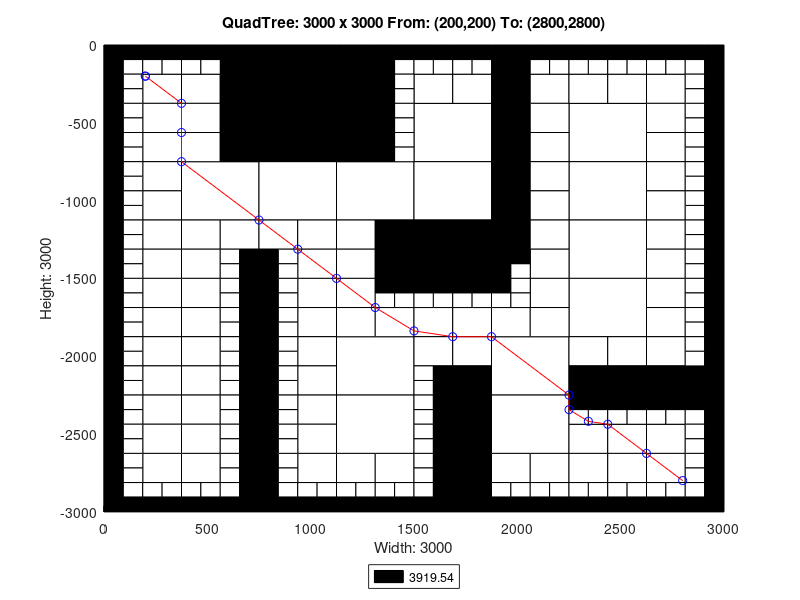

Recreate this plot in MATLAB.
axis([0 3000 -3000 0]);
title('QuadTree: 3000 x 3000 From: (200,200) To: (2800,2800)');
xlabel('Width: 3000');
ylabel('Height: 3000');
rectangle('Position',[750 -375 375 375], 'FaceColor',[0 0 0]);
rectangle('Position',[750 -750 375 375], 'FaceColor',[0 0 0]);
rectangle('Position',[375 -1125 375 375], 'FaceColor',[1 1 1]);
rectangle('Position',[750 -1125 375 375], 'FaceColor',[1 1 1]);
rectangle('Position',[1125 -1125 375 375], 'FaceColor',[1 1 1]);
rectangle('Position',[1500 -750 375 375], 'FaceColor',[1 1 1]);
rectangle('Position',[2250 -750 375 375], 'FaceColor',[1 1 1]);
rectangle('Position',[1500 -1125 375 375], 'FaceColor',[1 1 1]);
rectangle('Position',[1500 -1500 375 375], 'FaceColor',[0 0 0]);
rectangle('Position',[2250 -1125 375 375], 'FaceColor',[1 1 1]);
rectangle('Position',[2250 -1500 375 375], 'FaceColor',[1 1 1]);
rectangle('Position',[1125 -2250 375 375], 'FaceColor',[1 1 1]);
rectangle('Position',[1125 -2625 375 375], 'FaceColor',[1 1 1]);
rectangle('Position',[1875 -2250 375 375], 'FaceColor',[1 1 1]);
rectangle('Position',[2250 -1875 375 375], 'FaceColor',[1 1 1]);
rectangle('Position',[1875 -2625 375 375], 'FaceColor',[1 1 1]);
rectangle('Position',[187.5 -375 187.5 187.5], 'FaceColor',[1 1 1]);
rectangle('Position',[562.5 -187.5 187.5 187.5], 'FaceColor',[0 0 0]);
rectangle('Position',[375 -375 187.5 187.5], 'FaceColor',[1 1 1]);
rectangle('Position',[562.5 -375 187.5 187.5], 'FaceColor',[0 0 0]);
rectangle('Position',[187.5 -562.5 187.5 187.5], 'FaceColor',[1 1 1]);
rectangle('Position',[187.5 -750 187.5 187.5], 'FaceColor',[1 1 1]);
rectangle('Position',[375 -562.5 187.5 187.5], 'FaceColor',[1 1 1]);
rectangle('Position',[562.5 -562.5 187.5 187.5], 'FaceColor',[0 0 0]);
rectangle('Position',[375 -750 187.5 187.5], 'FaceColor',[1 1 1]);
rectangle('Position',[562.5 -750 187.5 187.5], 'FaceColor',[0 0 0]);
rectangle('Position',[1125 -187.5 187.5 187.5], 'FaceColor',[0 0 0]);
rectangle('Position',[1125 -375 187.5 187.5], 'FaceColor',[0 0 0]);
rectangle('Position',[1125 -562.5 187.5 187.5], 'FaceColor',[0 0 0]);
rectangle('Position',[1125 -750 187.5 187.5], 'FaceColor',[0 0 0]);
rectangle('Position',[187.5 -937.5 187.5 187.5], 'FaceColor',[1 1 1]);
rectangle('Position',[187.5 -1125 187.5 187.5], 'FaceColor',[1 1 1]);
rectangle('Position',[187.5 -1312.5 187.5 187.5], 'FaceColor',[1 1 1]);
rectangle('Position',[187.5 -1500 187.5 187.5], 'FaceColor',[1 1 1]);
rectangle('Position',[375 -1312.5 187.5 187.5], 'FaceColor',[1 1 1]);
rectangle('Position',[562.5 -1312.5 187.5 187.5], 'FaceColor',[1 1 1]);
rectangle('Position',[375 -1500 187.5 187.5], 'FaceColor',[1 1 1]);
rectangle('Position',[750 -1312.5 187.5 187.5], 'FaceColor',[1 1 1]);
rectangle('Position',[937.5 -1312.5 187.5 187.5], 'FaceColor',[1 1 1]);
rectangle('Position',[937.5 -1500 187.5 187.5], 'FaceColor',[1 1 1]);
rectangle('Position',[1125 -1312.5 187.5 187.5], 'FaceColor',[1 1 1]);
rectangle('Position',[1312.5 -1312.5 187.5 187.5], 'FaceColor',[0 0 0]);
rectangle('Position',[1125 -1500 187.5 187.5], 'FaceColor',[1 1 1]);
rectangle('Position',[1312.5 -1500 187.5 187.5], 'FaceColor',[0 0 0]);
rectangle('Position',[1500 -375 187.5 187.5], 'FaceColor',[1 1 1]);
rectangle('Position',[1687.5 -375 187.5 187.5], 'FaceColor',[1 1 1]);
rectangle('Position',[1875 -187.5 187.5 187.5], 'FaceColor',[0 0 0]);
rectangle('Position',[1875 -375 187.5 187.5], 'FaceColor',[0 0 0]);
rectangle('Position',[2062.5 -375 187.5 187.5], 'FaceColor',[1 1 1]);
rectangle('Position',[1875 -562.5 187.5 187.5], 'FaceColor',[0 0 0]);
rectangle('Position',[2062.5 -562.5 187.5 187.5], 'FaceColor',[1 1 1]);
rectangle('Position',[1875 -750 187.5 187.5], 'FaceColor',[0 0 0]);
rectangle('Position',[2062.5 -750 187.5 187.5], 'FaceColor',[1 1 1]);
rectangle('Position',[2250 -375 187.5 187.5], 'FaceColor',[1 1 1]);
rectangle('Position',[2437.5 -375 187.5 187.5], 'FaceColor',[1 1 1]);
rectangle('Position',[2625 -375 187.5 187.5], 'FaceColor',[1 1 1]);
rectangle('Position',[2625 -562.5 187.5 187.5], 'FaceColor',[1 1 1]);
rectangle('Position',[2625 -750 187.5 187.5], 'FaceColor',[1 1 1]);
rectangle('Position',[1875 -937.5 187.5 187.5], 'FaceColor',[0 0 0]);
rectangle('Position',[2062.5 -937.5 187.5 187.5], 'FaceColor',[1 1 1]);
rectangle('Position',[1875 -1125 187.5 187.5], 'FaceColor',[0 0 0]);
rectangle('Position',[2062.5 -1125 187.5 187.5], 'FaceColor',[1 1 1]);
rectangle('Position',[1875 -1312.5 187.5 187.5], 'FaceColor',[0 0 0]);
rectangle('Position',[2062.5 -1312.5 187.5 187.5], 'FaceColor',[1 1 1]);
rectangle('Position',[2062.5 -1500 187.5 187.5], 'FaceColor',[1 1 1]);
rectangle('Position',[2625 -937.5 187.5 187.5], 'FaceColor',[1 1 1]);
rectangle('Position',[2625 -1125 187.5 187.5], 'FaceColor',[1 1 1]);
rectangle('Position',[2625 -1312.5 187.5 187.5], 'FaceColor',[1 1 1]);
rectangle('Position',[2625 -1500 187.5 187.5], 'FaceColor',[1 1 1]);
rectangle('Position',[187.5 -1687.5 187.5 187.5], 'FaceColor',[1 1 1]);
rectangle('Position',[187.5 -1875 187.5 187.5], 'FaceColor',[1 1 1]);
rectangle('Position',[375 -1687.5 187.5 187.5], 'FaceColor',[1 1 1]);
rectangle('Position',[375 -1875 187.5 187.5], 'FaceColor',[1 1 1]);
rectangle('Position',[187.5 -2062.5 187.5 187.5], 'FaceColor',[1 1 1]);
rectangle('Position',[187.5 -2250 187.5 187.5], 'FaceColor',[1 1 1]);
rectangle('Position',[375 -2062.5 187.5 187.5], 'FaceColor',[1 1 1]);
rectangle('Position',[375 -2250 187.5 187.5], 'FaceColor',[1 1 1]);
rectangle('Position',[937.5 -1687.5 187.5 187.5], 'FaceColor',[1 1 1]);
rectangle('Position',[937.5 -1875 187.5 187.5], 'FaceColor',[1 1 1]);
rectangle('Position',[1125 -1687.5 187.5 187.5], 'FaceColor',[1 1 1]);
rectangle('Position',[1125 -1875 187.5 187.5], 'FaceColor',[1 1 1]);
rectangle('Position',[1312.5 -1875 187.5 187.5], 'FaceColor',[1 1 1]);
rectangle('Position',[937.5 -2062.5 187.5 187.5], 'FaceColor',[1 1 1]);
rectangle('Position',[937.5 -2250 187.5 187.5], 'FaceColor',[1 1 1]);
rectangle('Position',[187.5 -2437.5 187.5 187.5], 'FaceColor',[1 1 1]);
rectangle('Position',[187.5 -2625 187.5 187.5], 'FaceColor',[1 1 1]);
rectangle('Position',[375 -2437.5 187.5 187.5], 'FaceColor',[1 1 1]);
rectangle('Position',[375 -2625 187.5 187.5], 'FaceColor',[1 1 1]);
rectangle('Position',[187.5 -2812.5 187.5 187.5], 'FaceColor',[1 1 1]);
rectangle('Position',[375 -2812.5 187.5 187.5], 'FaceColor',[1 1 1]);
rectangle('Position',[937.5 -2437.5 187.5 187.5], 'FaceColor',[1 1 1]);
rectangle('Position',[937.5 -2625 187.5 187.5], 'FaceColor',[1 1 1]);
rectangle('Position',[937.5 -2812.5 187.5 187.5], 'FaceColor',[1 1 1]);
rectangle('Position',[1125 -2812.5 187.5 187.5], 'FaceColor',[1 1 1]);
rectangle('Position',[1312.5 -2812.5 187.5 187.5], 'FaceColor',[1 1 1]);
rectangle('Position',[1500 -1875 187.5 187.5], 'FaceColor',[1 1 1]);
rectangle('Position',[1687.5 -1875 187.5 187.5], 'FaceColor',[1 1 1]);
rectangle('Position',[2062.5 -1687.5 187.5 187.5], 'FaceColor',[1 1 1]);
rectangle('Position',[1875 -1875 187.5 187.5], 'FaceColor',[1 1 1]);
rectangle('Position',[2062.5 -1875 187.5 187.5], 'FaceColor',[1 1 1]);
rectangle('Position',[1500 -2062.5 187.5 187.5], 'FaceColor',[1 1 1]);
rectangle('Position',[1687.5 -2062.5 187.5 187.5], 'FaceColor',[1 1 1]);
rectangle('Position',[1687.5 -2250 187.5 187.5], 'FaceColor',[0 0 0]);
rectangle('Position',[2625 -1687.5 187.5 187.5], 'FaceColor',[1 1 1]);
rectangle('Position',[2625 -1875 187.5 187.5], 'FaceColor',[1 1 1]);
rectangle('Position',[2250 -2062.5 187.5 187.5], 'FaceColor',[1 1 1]);
rectangle('Position',[2437.5 -2062.5 187.5 187.5], 'FaceColor',[1 1 1]);
rectangle('Position',[2250 -2250 187.5 187.5], 'FaceColor',[0 0 0]);
rectangle('Position',[2437.5 -2250 187.5 187.5], 'FaceColor',[0 0 0]);
rectangle('Position',[2625 -2062.5 187.5 187.5], 'FaceColor',[1 1 1]);
rectangle('Position',[2625 -2250 187.5 187.5], 'FaceColor',[0 0 0]);
rectangle('Position',[2812.5 -2250 187.5 187.5], 'FaceColor',[0 0 0]);
rectangle('Position',[1687.5 -2437.5 187.5 187.5], 'FaceColor',[0 0 0]);
rectangle('Position',[1687.5 -2625 187.5 187.5], 'FaceColor',[0 0 0]);
rectangle('Position',[1687.5 -2812.5 187.5 187.5], 'FaceColor',[0 0 0]);
rectangle('Position',[1687.5 -3000 187.5 187.5], 'FaceColor',[0 0 0]);
rectangle('Position',[1875 -2812.5 187.5 187.5], 'FaceColor',[1 1 1]);
rectangle('Position',[2062.5 -2812.5 187.5 187.5], 'FaceColor',[1 1 1]);
rectangle('Position',[2250 -2625 187.5 187.5], 'FaceColor',[1 1 1]);
rectangle('Position',[2437.5 -2625 187.5 187.5], 'FaceColor',[1 1 1]);
rectangle('Position',[2625 -2625 187.5 187.5], 'FaceColor',[1 1 1]);
rectangle('Position',[2250 -2812.5 187.5 187.5], 'FaceColor',[1 1 1]);
rectangle('Position',[2437.5 -2812.5 187.5 187.5], 'FaceColor',[1 1 1]);
rectangle('Position',[2625 -2812.5 187.5 187.5], 'FaceColor',[1 1 1]);
rectangle('Position',[0 -93.75 93.75 93.75], 'FaceColor',[0 0 0]);
rectangle('Position',[93.75 -93.75 93.75 93.75], 'FaceColor',[0 0 0]);
rectangle('Position',[0 -187.5 93.75 93.75], 'FaceColor',[0 0 0]);
rectangle('Position',[93.75 -187.5 93.75 93.75], 'FaceColor',[1 1 1]);
rectangle('Position',[187.5 -93.75 93.75 93.75], 'FaceColor',[0 0 0]);
rectangle('Position',[281.25 -93.75 93.75 93.75], 'FaceColor',[0 0 0]);
rectangle('Position',[187.5 -187.5 93.75 93.75], 'FaceColor',[1 1 1]);
rectangle('Position',[281.25 -187.5 93.75 93.75], 'FaceColor',[1 1 1]);
rectangle('Position',[0 -281.25 93.75 93.75], 'FaceColor',[0 0 0]);
rectangle('Position',[93.75 -281.25 93.75 93.75], 'FaceColor',[1 1 1]);
rectangle('Position',[0 -375 93.75 93.75], 'FaceColor',[0 0 0]);
rectangle('Position',[93.75 -375 93.75 93.75], 'FaceColor',[1 1 1]);
rectangle('Position',[375 -93.75 93.75 93.75], 'FaceColor',[0 0 0]);
rectangle('Position',[468.75 -93.75 93.75 93.75], 'FaceColor',[0 0 0]);
rectangle('Position',[375 -187.5 93.75 93.75], 'FaceColor',[1 1 1]);
rectangle('Position',[468.75 -187.5 93.75 93.75], 'FaceColor',[1 1 1]);
rectangle('Position',[0 -468.75 93.75 93.75], 'FaceColor',[0 0 0]);
rectangle('Position',[93.75 -468.75 93.75 93.75], 'FaceColor',[1 1 1]);
rectangle('Position',[0 -562.5 93.75 93.75], 'FaceColor',[0 0 0]);
rectangle('Position',[93.75 -562.5 93.75 93.75], 'FaceColor',[1 1 1]);
rectangle('Position',[0 -656.25 93.75 93.75], 'FaceColor',[0 0 0]);
rectangle('Position',[93.75 -656.25 93.75 93.75], 'FaceColor',[1 1 1]);
rectangle('Position',[0 -750 93.75 93.75], 'FaceColor',[0 0 0]);
rectangle('Position',[93.75 -750 93.75 93.75], 'FaceColor',[1 1 1]);
rectangle('Position',[1312.5 -93.75 93.75 93.75], 'FaceColor',[0 0 0]);
rectangle('Position',[1406.25 -93.75 93.75 93.75], 'FaceColor',[0 0 0]);
rectangle('Position',[1312.5 -187.5 93.75 93.75], 'FaceColor',[0 0 0]);
rectangle('Position',[1406.25 -187.5 93.75 93.75], 'FaceColor',[1 1 1]);
rectangle('Position',[1312.5 -281.25 93.75 93.75], 'FaceColor',[0 0 0]);
rectangle('Position',[1406.25 -281.25 93.75 93.75], 'FaceColor',[1 1 1]);
rectangle('Position',[1312.5 -375 93.75 93.75], 'FaceColor',[0 0 0]);
rectangle('Position',[1406.25 -375 93.75 93.75], 'FaceColor',[1 1 1]);
rectangle('Position',[1312.5 -468.75 93.75 93.75], 'FaceColor',[0 0 0]);
rectangle('Position',[1406.25 -468.75 93.75 93.75], 'FaceColor',[1 1 1]);
rectangle('Position',[1312.5 -562.5 93.75 93.75], 'FaceColor',[0 0 0]);
rectangle('Position',[1406.25 -562.5 93.75 93.75], 'FaceColor',[1 1 1]);
rectangle('Position',[1312.5 -656.25 93.75 93.75], 'FaceColor',[0 0 0]);
rectangle('Position',[1406.25 -656.25 93.75 93.75], 'FaceColor',[1 1 1]);
rectangle('Position',[1312.5 -750 93.75 93.75], 'FaceColor',[0 0 0]);
rectangle('Position',[1406.25 -750 93.75 93.75], 'FaceColor',[1 1 1]);
rectangle('Position',[0 -843.75 93.75 93.75], 'FaceColor',[0 0 0]);
rectangle('Position',[93.75 -843.75 93.75 93.75], 'FaceColor',[1 1 1]);
rectangle('Position',[0 -937.5 93.75 93.75], 'FaceColor',[0 0 0]);
rectangle('Position',[93.75 -937.5 93.75 93.75], 'FaceColor',[1 1 1]);
rectangle('Position',[0 -1031.25 93.75 93.75], 'FaceColor',[0 0 0]);
rectangle('Position',[93.75 -1031.25 93.75 93.75], 'FaceColor',[1 1 1]);
rectangle('Position',[0 -1125 93.75 93.75], 'FaceColor',[0 0 0]);
rectangle('Position',[93.75 -1125 93.75 93.75], 'FaceColor',[1 1 1]);
rectangle('Position',[0 -1218.75 93.75 93.75], 'FaceColor',[0 0 0]);
rectangle('Position',[93.75 -1218.75 93.75 93.75], 'FaceColor',[1 1 1]);
rectangle('Position',[0 -1312.5 93.75 93.75], 'FaceColor',[0 0 0]);
rectangle('Position',[93.75 -1312.5 93.75 93.75], 'FaceColor',[1 1 1]);
rectangle('Position',[0 -1406.25 93.75 93.75], 'FaceColor',[0 0 0]);
rectangle('Position',[93.75 -1406.25 93.75 93.75], 'FaceColor',[1 1 1]);
rectangle('Position',[0 -1500 93.75 93.75], 'FaceColor',[0 0 0]);
rectangle('Position',[93.75 -1500 93.75 93.75], 'FaceColor',[1 1 1]);
rectangle('Position',[562.5 -1406.25 93.75 93.75], 'FaceColor',[1 1 1]);
rectangle('Position',[656.25 -1406.25 93.75 93.75], 'FaceColor',[0 0 0]);
rectangle('Position',[562.5 -1500 93.75 93.75], 'FaceColor',[1 1 1]);
rectangle('Position',[656.25 -1500 93.75 93.75], 'FaceColor',[0 0 0]);
rectangle('Position',[750 -1406.25 93.75 93.75], 'FaceColor',[0 0 0]);
rectangle('Position',[843.75 -1406.25 93.75 93.75], 'FaceColor',[1 1 1]);
rectangle('Position',[750 -1500 93.75 93.75], 'FaceColor',[0 0 0]);
rectangle('Position',[843.75 -1500 93.75 93.75], 'FaceColor',[1 1 1]);
rectangle('Position',[1500 -93.75 93.75 93.75], 'FaceColor',[0 0 0]);
rectangle('Position',[1593.75 -93.75 93.75 93.75], 'FaceColor',[0 0 0]);
rectangle('Position',[1500 -187.5 93.75 93.75], 'FaceColor',[1 1 1]);
rectangle('Position',[1593.75 -187.5 93.75 93.75], 'FaceColor',[1 1 1]);
rectangle('Position',[1687.5 -93.75 93.75 93.75], 'FaceColor',[0 0 0]);
rectangle('Position',[1781.25 -93.75 93.75 93.75], 'FaceColor',[0 0 0]);
rectangle('Position',[1687.5 -187.5 93.75 93.75], 'FaceColor',[1 1 1]);
rectangle('Position',[1781.25 -187.5 93.75 93.75], 'FaceColor',[1 1 1]);
rectangle('Position',[2062.5 -93.75 93.75 93.75], 'FaceColor',[0 0 0]);
rectangle('Position',[2156.25 -93.75 93.75 93.75], 'FaceColor',[0 0 0]);
rectangle('Position',[2062.5 -187.5 93.75 93.75], 'FaceColor',[1 1 1]);
rectangle('Position',[2156.25 -187.5 93.75 93.75], 'FaceColor',[1 1 1]);
rectangle('Position',[2250 -93.75 93.75 93.75], 'FaceColor',[0 0 0]);
rectangle('Position',[2343.75 -93.75 93.75 93.75], 'FaceColor',[0 0 0]);
rectangle('Position',[2250 -187.5 93.75 93.75], 'FaceColor',[1 1 1]);
rectangle('Position',[2343.75 -187.5 93.75 93.75], 'FaceColor',[1 1 1]);
rectangle('Position',[2437.5 -93.75 93.75 93.75], 'FaceColor',[0 0 0]);
rectangle('Position',[2531.25 -93.75 93.75 93.75], 'FaceColor',[0 0 0]);
rectangle('Position',[2437.5 -187.5 93.75 93.75], 'FaceColor',[1 1 1]);
rectangle('Position',[2531.25 -187.5 93.75 93.75], 'FaceColor',[1 1 1]);
rectangle('Position',[2625 -93.75 93.75 93.75], 'FaceColor',[0 0 0]);
rectangle('Position',[2718.75 -93.75 93.75 93.75], 'FaceColor',[0 0 0]);
rectangle('Position',[2625 -187.5 93.75 93.75], 'FaceColor',[1 1 1]);
rectangle('Position',[2718.75 -187.5 93.75 93.75], 'FaceColor',[1 1 1]);
rectangle('Position',[2812.5 -93.75 93.75 93.75], 'FaceColor',[0 0 0]);
rectangle('Position',[2906.25 -93.75 93.75 93.75], 'FaceColor',[0 0 0]);
rectangle('Position',[2812.5 -187.5 93.75 93.75], 'FaceColor',[1 1 1]);
rectangle('Position',[2906.25 -187.5 93.75 93.75], 'FaceColor',[0 0 0]);
rectangle('Position',[2812.5 -281.25 93.75 93.75], 'FaceColor',[1 1 1]);
rectangle('Position',[2906.25 -281.25 93.75 93.75], 'FaceColor',[0 0 0]);
rectangle('Position',[2812.5 -375 93.75 93.75], 'FaceColor',[1 1 1]);
rectangle('Position',[2906.25 -375 93.75 93.75], 'FaceColor',[0 0 0]);
rectangle('Position',[2812.5 -468.75 93.75 93.75], 'FaceColor',[1 1 1]);
rectangle('Position',[2906.25 -468.75 93.75 93.75], 'FaceColor',[0 0 0]);
rectangle('Position',[2812.5 -562.5 93.75 93.75], 'FaceColor',[1 1 1]);
rectangle('Position',[2906.25 -562.5 93.75 93.75], 'FaceColor',[0 0 0]);
rectangle('Position',[2812.5 -656.25 93.75 93.75], 'FaceColor',[1 1 1]);
rectangle('Position',[2906.25 -656.25 93.75 93.75], 'FaceColor',[0 0 0]);
rectangle('Position',[2812.5 -750 93.75 93.75], 'FaceColor',[1 1 1]);
rectangle('Position',[2906.25 -750 93.75 93.75], 'FaceColor',[0 0 0]);
rectangle('Position',[1875 -1406.25 93.75 93.75], 'FaceColor',[0 0 0]);
rectangle('Position',[1968.75 -1406.25 93.75 93.75], 'FaceColor',[0 0 0]);
rectangle('Position',[1875 -1500 93.75 93.75], 'FaceColor',[0 0 0]);
rectangle('Position',[1968.75 -1500 93.75 93.75], 'FaceColor',[1 1 1]);
rectangle('Position',[2812.5 -843.75 93.75 93.75], 'FaceColor',[1 1 1]);
rectangle('Position',[2906.25 -843.75 93.75 93.75], 'FaceColor',[0 0 0]);
rectangle('Position',[2812.5 -937.5 93.75 93.75], 'FaceColor',[1 1 1]);
rectangle('Position',[2906.25 -937.5 93.75 93.75], 'FaceColor',[0 0 0]);
rectangle('Position',[2812.5 -1031.25 93.75 93.75], 'FaceColor',[1 1 1]);
rectangle('Position',[2906.25 -1031.25 93.75 93.75], 'FaceColor',[0 0 0]);
rectangle('Position',[2812.5 -1125 93.75 93.75], 'FaceColor',[1 1 1]);
rectangle('Position',[2906.25 -1125 93.75 93.75], 'FaceColor',[0 0 0]);
rectangle('Position',[2812.5 -1218.75 93.75 93.75], 'FaceColor',[1 1 1]);
rectangle('Position',[2906.25 -1218.75 93.75 93.75], 'FaceColor',[0 0 0]);
rectangle('Position',[2812.5 -1312.5 93.75 93.75], 'FaceColor',[1 1 1]);
rectangle('Position',[2906.25 -1312.5 93.75 93.75], 'FaceColor',[0 0 0]);
rectangle('Position',[2812.5 -1406.25 93.75 93.75], 'FaceColor',[1 1 1]);
rectangle('Position',[2906.25 -1406.25 93.75 93.75], 'FaceColor',[0 0 0]);
rectangle('Position',[2812.5 -1500 93.75 93.75], 'FaceColor',[1 1 1]);
rectangle('Position',[2906.25 -1500 93.75 93.75], 'FaceColor',[0 0 0]);
rectangle('Position',[0 -1593.75 93.75 93.75], 'FaceColor',[0 0 0]);
rectangle('Position',[93.75 -1593.75 93.75 93.75], 'FaceColor',[1 1 1]);
rectangle('Position',[0 -1687.5 93.75 93.75], 'FaceColor',[0 0 0]);
rectangle('Position',[93.75 -1687.5 93.75 93.75], 'FaceColor',[1 1 1]);
rectangle('Position',[0 -1781.25 93.75 93.75], 'FaceColor',[0 0 0]);
rectangle('Position',[93.75 -1781.25 93.75 93.75], 'FaceColor',[1 1 1]);
rectangle('Position',[0 -1875 93.75 93.75], 'FaceColor',[0 0 0]);
rectangle('Position',[93.75 -1875 93.75 93.75], 'FaceColor',[1 1 1]);
rectangle('Position',[562.5 -1593.75 93.75 93.75], 'FaceColor',[1 1 1]);
rectangle('Position',[656.25 -1593.75 93.75 93.75], 'FaceColor',[0 0 0]);
rectangle('Position',[562.5 -1687.5 93.75 93.75], 'FaceColor',[1 1 1]);
rectangle('Position',[656.25 -1687.5 93.75 93.75], 'FaceColor',[0 0 0]);
rectangle('Position',[562.5 -1781.25 93.75 93.75], 'FaceColor',[1 1 1]);
rectangle('Position',[656.25 -1781.25 93.75 93.75], 'FaceColor',[0 0 0]);
rectangle('Position',[562.5 -1875 93.75 93.75], 'FaceColor',[1 1 1]);
rectangle('Position',[656.25 -1875 93.75 93.75], 'FaceColor',[0 0 0]);
rectangle('Position',[0 -1968.75 93.75 93.75], 'FaceColor',[0 0 0]);
rectangle('Position',[93.75 -1968.75 93.75 93.75], 'FaceColor',[1 1 1]);
rectangle('Position',[0 -2062.5 93.75 93.75], 'FaceColor',[0 0 0]);
rectangle('Position',[93.75 -2062.5 93.75 93.75], 'FaceColor',[1 1 1]);
rectangle('Position',[0 -2156.25 93.75 93.75], 'FaceColor',[0 0 0]);
rectangle('Position',[93.75 -2156.25 93.75 93.75], 'FaceColor',[1 1 1]);
rectangle('Position',[0 -2250 93.75 93.75], 'FaceColor',[0 0 0]);
rectangle('Position',[93.75 -2250 93.75 93.75], 'FaceColor',[1 1 1]);
rectangle('Position',[562.5 -1968.75 93.75 93.75], 'FaceColor',[1 1 1]);
rectangle('Position',[656.25 -1968.75 93.75 93.75], 'FaceColor',[0 0 0]);
rectangle('Position',[562.5 -2062.5 93.75 93.75], 'FaceColor',[1 1 1]);
rectangle('Position',[656.25 -2062.5 93.75 93.75], 'FaceColor',[0 0 0]);
rectangle('Position',[562.5 -2156.25 93.75 93.75], 'FaceColor',[1 1 1]);
rectangle('Position',[656.25 -2156.25 93.75 93.75], 'FaceColor',[0 0 0]);
rectangle('Position',[562.5 -2250 93.75 93.75], 'FaceColor',[1 1 1]);
rectangle('Position',[656.25 -2250 93.75 93.75], 'FaceColor',[0 0 0]);
rectangle('Position',[750 -1593.75 93.75 93.75], 'FaceColor',[0 0 0]);
rectangle('Position',[843.75 -1593.75 93.75 93.75], 'FaceColor',[1 1 1]);
rectangle('Position',[750 -1687.5 93.75 93.75], 'FaceColor',[0 0 0]);
rectangle('Position',[843.75 -1687.5 93.75 93.75], 'FaceColor',[1 1 1]);
rectangle('Position',[750 -1781.25 93.75 93.75], 'FaceColor',[0 0 0]);
rectangle('Position',[843.75 -1781.25 93.75 93.75], 'FaceColor',[1 1 1]);
rectangle('Position',[750 -1875 93.75 93.75], 'FaceColor',[0 0 0]);
rectangle('Position',[843.75 -1875 93.75 93.75], 'FaceColor',[1 1 1]);
rectangle('Position',[1312.5 -1593.75 93.75 93.75], 'FaceColor',[0 0 0]);
rectangle('Position',[1406.25 -1593.75 93.75 93.75], 'FaceColor',[0 0 0]);
rectangle('Position',[1312.5 -1687.5 93.75 93.75], 'FaceColor',[1 1 1]);
rectangle('Position',[1406.25 -1687.5 93.75 93.75], 'FaceColor',[1 1 1]);
rectangle('Position',[750 -1968.75 93.75 93.75], 'FaceColor',[0 0 0]);
rectangle('Position',[843.75 -1968.75 93.75 93.75], 'FaceColor',[1 1 1]);
rectangle('Position',[750 -2062.5 93.75 93.75], 'FaceColor',[0 0 0]);
rectangle('Position',[843.75 -2062.5 93.75 93.75], 'FaceColor',[1 1 1]);
rectangle('Position',[750 -2156.25 93.75 93.75], 'FaceColor',[0 0 0]);
rectangle('Position',[843.75 -2156.25 93.75 93.75], 'FaceColor',[1 1 1]);
rectangle('Position',[750 -2250 93.75 93.75], 'FaceColor',[0 0 0]);
rectangle('Position',[843.75 -2250 93.75 93.75], 'FaceColor',[1 1 1]);
rectangle('Position',[0 -2343.75 93.75 93.75], 'FaceColor',[0 0 0]);
rectangle('Position',[93.75 -2343.75 93.75 93.75], 'FaceColor',[1 1 1]);
rectangle('Position',[0 -2437.5 93.75 93.75], 'FaceColor',[0 0 0]);
rectangle('Position',[93.75 -2437.5 93.75 93.75], 'FaceColor',[1 1 1]);
rectangle('Position',[0 -2531.25 93.75 93.75], 'FaceColor',[0 0 0]);
rectangle('Position',[93.75 -2531.25 93.75 93.75], 'FaceColor',[1 1 1]);
rectangle('Position',[0 -2625 93.75 93.75], 'FaceColor',[0 0 0]);
rectangle('Position',[93.75 -2625 93.75 93.75], 'FaceColor',[1 1 1]);
rectangle('Position',[562.5 -2343.75 93.75 93.75], 'FaceColor',[1 1 1]);
rectangle('Position',[656.25 -2343.75 93.75 93.75], 'FaceColor',[0 0 0]);
rectangle('Position',[562.5 -2437.5 93.75 93.75], 'FaceColor',[1 1 1]);
rectangle('Position',[656.25 -2437.5 93.75 93.75], 'FaceColor',[0 0 0]);
rectangle('Position',[562.5 -2531.25 93.75 93.75], 'FaceColor',[1 1 1]);
rectangle('Position',[656.25 -2531.25 93.75 93.75], 'FaceColor',[0 0 0]);
rectangle('Position',[562.5 -2625 93.75 93.75], 'FaceColor',[1 1 1]);
rectangle('Position',[656.25 -2625 93.75 93.75], 'FaceColor',[0 0 0]);
rectangle('Position',[0 -2718.75 93.75 93.75], 'FaceColor',[0 0 0]);
rectangle('Position',[93.75 -2718.75 93.75 93.75], 'FaceColor',[1 1 1]);
rectangle('Position',[0 -2812.5 93.75 93.75], 'FaceColor',[0 0 0]);
rectangle('Position',[93.75 -2812.5 93.75 93.75], 'FaceColor',[1 1 1]);
rectangle('Position',[0 -2906.25 93.75 93.75], 'FaceColor',[0 0 0]);
rectangle('Position',[93.75 -2906.25 93.75 93.75], 'FaceColor',[1 1 1]);
rectangle('Position',[0 -3000 93.75 93.75], 'FaceColor',[0 0 0]);
rectangle('Position',[93.75 -3000 93.75 93.75], 'FaceColor',[0 0 0]);
rectangle('Position',[187.5 -2906.25 93.75 93.75], 'FaceColor',[1 1 1]);
rectangle('Position',[281.25 -2906.25 93.75 93.75], 'FaceColor',[1 1 1]);
rectangle('Position',[187.5 -3000 93.75 93.75], 'FaceColor',[0 0 0]);
rectangle('Position',[281.25 -3000 93.75 93.75], 'FaceColor',[0 0 0]);
rectangle('Position',[562.5 -2718.75 93.75 93.75], 'FaceColor',[1 1 1]);
rectangle('Position',[656.25 -2718.75 93.75 93.75], 'FaceColor',[0 0 0]);
rectangle('Position',[562.5 -2812.5 93.75 93.75], 'FaceColor',[1 1 1]);
rectangle('Position',[656.25 -2812.5 93.75 93.75], 'FaceColor',[0 0 0]);
rectangle('Position',[375 -2906.25 93.75 93.75], 'FaceColor',[1 1 1]);
rectangle('Position',[468.75 -2906.25 93.75 93.75], 'FaceColor',[1 1 1]);
rectangle('Position',[375 -3000 93.75 93.75], 'FaceColor',[0 0 0]);
rectangle('Position',[468.75 -3000 93.75 93.75], 'FaceColor',[0 0 0]);
rectangle('Position',[562.5 -2906.25 93.75 93.75], 'FaceColor',[1 1 1]);
rectangle('Position',[656.25 -2906.25 93.75 93.75], 'FaceColor',[0 0 0]);
rectangle('Position',[562.5 -3000 93.75 93.75], 'FaceColor',[0 0 0]);
rectangle('Position',[656.25 -3000 93.75 93.75], 'FaceColor',[0 0 0]);
rectangle('Position',[750 -2343.75 93.75 93.75], 'FaceColor',[0 0 0]);
rectangle('Position',[843.75 -2343.75 93.75 93.75], 'FaceColor',[1 1 1]);
rectangle('Position',[750 -2437.5 93.75 93.75], 'FaceColor',[0 0 0]);
rectangle('Position',[843.75 -2437.5 93.75 93.75], 'FaceColor',[1 1 1]);
rectangle('Position',[750 -2531.25 93.75 93.75], 'FaceColor',[0 0 0]);
rectangle('Position',[843.75 -2531.25 93.75 93.75], 'FaceColor',[1 1 1]);
rectangle('Position',[750 -2625 93.75 93.75], 'FaceColor',[0 0 0]);
rectangle('Position',[843.75 -2625 93.75 93.75], 'FaceColor',[1 1 1]);
rectangle('Position',[750 -2718.75 93.75 93.75], 'FaceColor',[0 0 0]);
rectangle('Position',[843.75 -2718.75 93.75 93.75], 'FaceColor',[1 1 1]);
rectangle('Position',[750 -2812.5 93.75 93.75], 'FaceColor',[0 0 0]);
rectangle('Position',[843.75 -2812.5 93.75 93.75], 'FaceColor',[1 1 1]);
rectangle('Position',[750 -2906.25 93.75 93.75], 'FaceColor',[0 0 0]);
rectangle('Position',[843.75 -2906.25 93.75 93.75], 'FaceColor',[1 1 1]);
rectangle('Position',[750 -3000 93.75 93.75], 'FaceColor',[0 0 0]);
rectangle('Position',[843.75 -3000 93.75 93.75], 'FaceColor',[0 0 0]);
rectangle('Position',[937.5 -2906.25 93.75 93.75], 'FaceColor',[1 1 1]);
rectangle('Position',[1031.25 -2906.25 93.75 93.75], 'FaceColor',[1 1 1]);
rectangle('Position',[937.5 -3000 93.75 93.75], 'FaceColor',[0 0 0]);
rectangle('Position',[1031.25 -3000 93.75 93.75], 'FaceColor',[0 0 0]);
rectangle('Position',[1125 -2906.25 93.75 93.75], 'FaceColor',[1 1 1]);
rectangle('Position',[1218.75 -2906.25 93.75 93.75], 'FaceColor',[1 1 1]);
rectangle('Position',[1125 -3000 93.75 93.75], 'FaceColor',[0 0 0]);
rectangle('Position',[1218.75 -3000 93.75 93.75], 'FaceColor',[0 0 0]);
rectangle('Position',[1312.5 -2906.25 93.75 93.75], 'FaceColor',[1 1 1]);
rectangle('Position',[1406.25 -2906.25 93.75 93.75], 'FaceColor',[1 1 1]);
rectangle('Position',[1312.5 -3000 93.75 93.75], 'FaceColor',[0 0 0]);
rectangle('Position',[1406.25 -3000 93.75 93.75], 'FaceColor',[0 0 0]);
rectangle('Position',[1500 -1593.75 93.75 93.75], 'FaceColor',[0 0 0]);
rectangle('Position',[1593.75 -1593.75 93.75 93.75], 'FaceColor',[0 0 0]);
rectangle('Position',[1500 -1687.5 93.75 93.75], 'FaceColor',[1 1 1]);
rectangle('Position',[1593.75 -1687.5 93.75 93.75], 'FaceColor',[1 1 1]);
rectangle('Position',[1687.5 -1593.75 93.75 93.75], 'FaceColor',[0 0 0]);
rectangle('Position',[1781.25 -1593.75 93.75 93.75], 'FaceColor',[0 0 0]);
rectangle('Position',[1687.5 -1687.5 93.75 93.75], 'FaceColor',[1 1 1]);
rectangle('Position',[1781.25 -1687.5 93.75 93.75], 'FaceColor',[1 1 1]);
rectangle('Position',[1875 -1593.75 93.75 93.75], 'FaceColor',[0 0 0]);
rectangle('Position',[1968.75 -1593.75 93.75 93.75], 'FaceColor',[1 1 1]);
rectangle('Position',[1875 -1687.5 93.75 93.75], 'FaceColor',[1 1 1]);
rectangle('Position',[1968.75 -1687.5 93.75 93.75], 'FaceColor',[1 1 1]);
rectangle('Position',[1500 -2156.25 93.75 93.75], 'FaceColor',[1 1 1]);
rectangle('Position',[1593.75 -2156.25 93.75 93.75], 'FaceColor',[0 0 0]);
rectangle('Position',[1500 -2250 93.75 93.75], 'FaceColor',[1 1 1]);
rectangle('Position',[1593.75 -2250 93.75 93.75], 'FaceColor',[0 0 0]);
rectangle('Position',[2812.5 -1593.75 93.75 93.75], 'FaceColor',[1 1 1]);
rectangle('Position',[2906.25 -1593.75 93.75 93.75], 'FaceColor',[0 0 0]);
rectangle('Position',[2812.5 -1687.5 93.75 93.75], 'FaceColor',[1 1 1]);
rectangle('Position',[2906.25 -1687.5 93.75 93.75], 'FaceColor',[0 0 0]);
rectangle('Position',[2812.5 -1781.25 93.75 93.75], 'FaceColor',[1 1 1]);
rectangle('Position',[2906.25 -1781.25 93.75 93.75], 'FaceColor',[0 0 0]);
rectangle('Position',[2812.5 -1875 93.75 93.75], 'FaceColor',[1 1 1]);
rectangle('Position',[2906.25 -1875 93.75 93.75], 'FaceColor',[0 0 0]);
rectangle('Position',[2812.5 -1968.75 93.75 93.75], 'FaceColor',[1 1 1]);
rectangle('Position',[2906.25 -1968.75 93.75 93.75], 'FaceColor',[0 0 0]);
rectangle('Position',[2812.5 -2062.5 93.75 93.75], 'FaceColor',[1 1 1]);
rectangle('Position',[2906.25 -2062.5 93.75 93.75], 'FaceColor',[0 0 0]);
rectangle('Position',[1500 -2343.75 93.75 93.75], 'FaceColor',[1 1 1]);
rectangle('Position',[1593.75 -2343.75 93.75 93.75], 'FaceColor',[0 0 0]);
rectangle('Position',[1500 -2437.5 93.75 93.75], 'FaceColor',[1 1 1]);
rectangle('Position',[1593.75 -2437.5 93.75 93.75], 'FaceColor',[0 0 0]);
rectangle('Position',[1500 -2531.25 93.75 93.75], 'FaceColor',[1 1 1]);
rectangle('Position',[1593.75 -2531.25 93.75 93.75], 'FaceColor',[0 0 0]);
rectangle('Position',[1500 -2625 93.75 93.75], 'FaceColor',[1 1 1]);
rectangle('Position',[1593.75 -2625 93.75 93.75], 'FaceColor',[0 0 0]);
rectangle('Position',[1500 -2718.75 93.75 93.75], 'FaceColor',[1 1 1]);
rectangle('Position',[1593.75 -2718.75 93.75 93.75], 'FaceColor',[0 0 0]);
rectangle('Position',[1500 -2812.5 93.75 93.75], 'FaceColor',[1 1 1]);
rectangle('Position',[1593.75 -2812.5 93.75 93.75], 'FaceColor',[0 0 0]);
rectangle('Position',[1500 -2906.25 93.75 93.75], 'FaceColor',[1 1 1]);
rectangle('Position',[1593.75 -2906.25 93.75 93.75], 'FaceColor',[0 0 0]);
rectangle('Position',[1500 -3000 93.75 93.75], 'FaceColor',[0 0 0]);
rectangle('Position',[1593.75 -3000 93.75 93.75], 'FaceColor',[0 0 0]);
rectangle('Position',[1875 -2906.25 93.75 93.75], 'FaceColor',[1 1 1]);
rectangle('Position',[1968.75 -2906.25 93.75 93.75], 'FaceColor',[1 1 1]);
rectangle('Position',[1875 -3000 93.75 93.75], 'FaceColor',[0 0 0]);
rectangle('Position',[1968.75 -3000 93.75 93.75], 'FaceColor',[0 0 0]);
rectangle('Position',[2062.5 -2906.25 93.75 93.75], 'FaceColor',[1 1 1]);
rectangle('Position',[2156.25 -2906.25 93.75 93.75], 'FaceColor',[1 1 1]);
rectangle('Position',[2062.5 -3000 93.75 93.75], 'FaceColor',[0 0 0]);
rectangle('Position',[2156.25 -3000 93.75 93.75], 'FaceColor',[0 0 0]);
rectangle('Position',[2250 -2343.75 93.75 93.75], 'FaceColor',[0 0 0]);
rectangle('Position',[2343.75 -2343.75 93.75 93.75], 'FaceColor',[0 0 0]);
rectangle('Position',[2250 -2437.5 93.75 93.75], 'FaceColor',[1 1 1]);
rectangle('Position',[2343.75 -2437.5 93.75 93.75], 'FaceColor',[1 1 1]);
rectangle('Position',[2437.5 -2343.75 93.75 93.75], 'FaceColor',[0 0 0]);
rectangle('Position',[2531.25 -2343.75 93.75 93.75], 'FaceColor',[0 0 0]);
rectangle('Position',[2437.5 -2437.5 93.75 93.75], 'FaceColor',[1 1 1]);
rectangle('Position',[2531.25 -2437.5 93.75 93.75], 'FaceColor',[1 1 1]);
rectangle('Position',[2625 -2343.75 93.75 93.75], 'FaceColor',[0 0 0]);
rectangle('Position',[2718.75 -2343.75 93.75 93.75], 'FaceColor',[0 0 0]);
rectangle('Position',[2625 -2437.5 93.75 93.75], 'FaceColor',[1 1 1]);
rectangle('Position',[2718.75 -2437.5 93.75 93.75], 'FaceColor',[1 1 1]);
rectangle('Position',[2812.5 -2343.75 93.75 93.75], 'FaceColor',[0 0 0]);
rectangle('Position',[2906.25 -2343.75 93.75 93.75], 'FaceColor',[0 0 0]);
rectangle('Position',[2812.5 -2437.5 93.75 93.75], 'FaceColor',[1 1 1]);
rectangle('Position',[2906.25 -2437.5 93.75 93.75], 'FaceColor',[0 0 0]);
rectangle('Position',[2812.5 -2531.25 93.75 93.75], 'FaceColor',[1 1 1]);
rectangle('Position',[2906.25 -2531.25 93.75 93.75], 'FaceColor',[0 0 0]);
rectangle('Position',[2812.5 -2625 93.75 93.75], 'FaceColor',[1 1 1]);
rectangle('Position',[2906.25 -2625 93.75 93.75], 'FaceColor',[0 0 0]);
rectangle('Position',[2250 -2906.25 93.75 93.75], 'FaceColor',[1 1 1]);
rectangle('Position',[2343.75 -2906.25 93.75 93.75], 'FaceColor',[1 1 1]);
rectangle('Position',[2250 -3000 93.75 93.75], 'FaceColor',[0 0 0]);
rectangle('Position',[2343.75 -3000 93.75 93.75], 'FaceColor',[0 0 0]);
rectangle('Position',[2437.5 -2906.25 93.75 93.75], 'FaceColor',[1 1 1]);
rectangle('Position',[2531.25 -2906.25 93.75 93.75], 'FaceColor',[1 1 1]);
rectangle('Position',[2437.5 -3000 93.75 93.75], 'FaceColor',[0 0 0]);
rectangle('Position',[2531.25 -3000 93.75 93.75], 'FaceColor',[0 0 0]);
rectangle('Position',[2812.5 -2718.75 93.75 93.75], 'FaceColor',[1 1 1]);
rectangle('Position',[2906.25 -2718.75 93.75 93.75], 'FaceColor',[0 0 0]);
rectangle('Position',[2812.5 -2812.5 93.75 93.75], 'FaceColor',[1 1 1]);
rectangle('Position',[2906.25 -2812.5 93.75 93.75], 'FaceColor',[0 0 0]);
rectangle('Position',[2625 -2906.25 93.75 93.75], 'FaceColor',[1 1 1]);
rectangle('Position',[2718.75 -2906.25 93.75 93.75], 'FaceColor',[1 1 1]);
rectangle('Position',[2625 -3000 93.75 93.75], 'FaceColor',[0 0 0]);
rectangle('Position',[2718.75 -3000 93.75 93.75], 'FaceColor',[0 0 0]);
rectangle('Position',[2812.5 -2906.25 93.75 93.75], 'FaceColor',[1 1 1]);
rectangle('Position',[2906.25 -2906.25 93.75 93.75], 'FaceColor',[0 0 0]);
rectangle('Position',[2812.5 -3000 93.75 93.75], 'FaceColor',[0 0 0]);
rectangle('Position',[2906.25 -3000 93.75 93.75], 'FaceColor',[0 0 0]);
X=[2800,2625,2437.5,2343.75,2250,2250,1875,1687.5,1500,1312.5,1125,937.5,750,375,375,375,200,200];
Y=[-2800,-2625,-2437.5,-2418.75,-2343.75,-2250,-1875,-1875,-1837.5,-1687.5,-1500,-1312.5,-1125,-750,-562.5,-375,-200,-200];
hold on;
plot(X,Y,'r');
plot(X,Y,'bo');
legend('3919.54','Location','southoutside');
